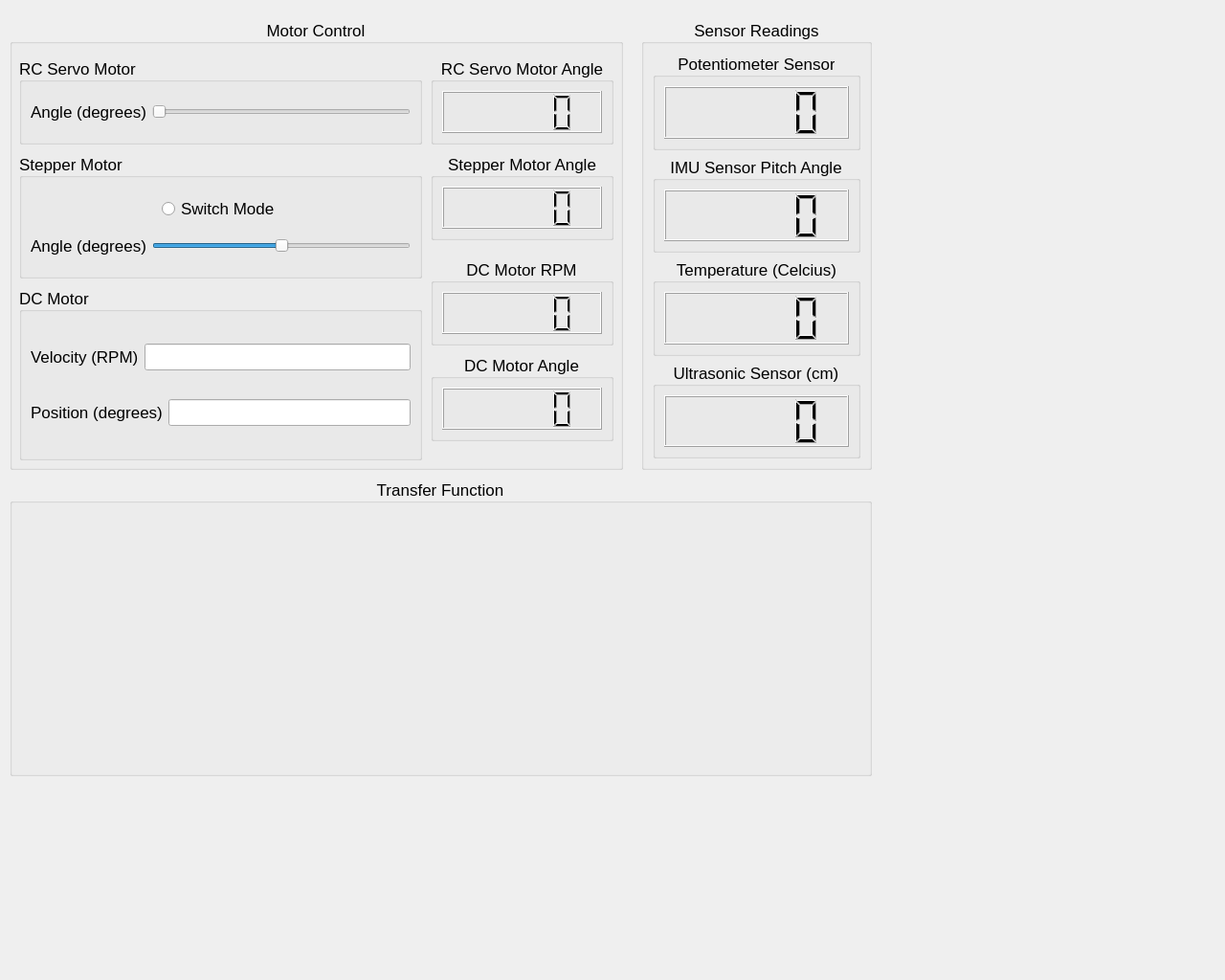
<?xml version="1.0" encoding="UTF-8"?>
<ui version="4.0">
 <class>Dialog</class>
 <widget class="QDialog" name="Dialog">
  <property name="geometry">
   <rect>
    <x>0</x>
    <y>0</y>
    <width>1280</width>
    <height>1024</height>
   </rect>
  </property>
  <property name="windowTitle">
   <string>Dialog</string>
  </property>
  <property name="autoFillBackground">
   <bool>false</bool>
  </property>
  <widget class="QGroupBox" name="groupBox">
   <property name="geometry">
    <rect>
     <x>10</x>
     <y>20</y>
     <width>641</width>
     <height>471</height>
    </rect>
   </property>
   <property name="font">
    <font>
     <pointsize>13</pointsize>
    </font>
   </property>
   <property name="title">
    <string>Motor Control</string>
   </property>
   <property name="alignment">
    <set>Qt::AlignmentFlag::AlignCenter</set>
   </property>
   <widget class="QGroupBox" name="groupBox_2">
    <property name="geometry">
     <rect>
      <x>10</x>
      <y>40</y>
      <width>421</width>
      <height>91</height>
     </rect>
    </property>
    <property name="title">
     <string>RC Servo Motor</string>
    </property>
    <property name="alignment">
     <set>Qt::AlignmentFlag::AlignLeading|Qt::AlignmentFlag::AlignLeft|Qt::AlignmentFlag::AlignVCenter</set>
    </property>
    <layout class="QHBoxLayout" name="horizontalLayout">
     <item>
      <widget class="QLabel" name="label">
       <property name="text">
        <string>Angle (degrees)</string>
       </property>
      </widget>
     </item>
     <item>
      <widget class="QSlider" name="servo_slider">
       <property name="minimum">
        <number>0</number>
       </property>
       <property name="maximum">
        <number>180</number>
       </property>
       <property name="orientation">
        <enum>Qt::Orientation::Horizontal</enum>
       </property>
      </widget>
     </item>
    </layout>
   </widget>
   <widget class="QGroupBox" name="groupBox_4">
    <property name="geometry">
     <rect>
      <x>440</x>
      <y>40</y>
      <width>191</width>
      <height>91</height>
     </rect>
    </property>
    <property name="title">
     <string>RC Servo Motor Angle</string>
    </property>
    <property name="alignment">
     <set>Qt::AlignmentFlag::AlignCenter</set>
    </property>
    <layout class="QHBoxLayout" name="horizontalLayout_3">
     <item>
      <widget class="QLCDNumber" name="servo_angle_state">
       <property name="intValue" stdset="0">
        <number>0</number>
       </property>
      </widget>
     </item>
    </layout>
   </widget>
   <widget class="QGroupBox" name="groupBox_5">
    <property name="geometry">
     <rect>
      <x>440</x>
      <y>140</y>
      <width>191</width>
      <height>91</height>
     </rect>
    </property>
    <property name="title">
     <string>Stepper Motor Angle</string>
    </property>
    <property name="alignment">
     <set>Qt::AlignmentFlag::AlignCenter</set>
    </property>
    <layout class="QHBoxLayout" name="horizontalLayout_4">
     <item>
      <widget class="QLCDNumber" name="stepper_angle_state"/>
     </item>
    </layout>
   </widget>
   <widget class="QGroupBox" name="groupBox_6">
    <property name="geometry">
     <rect>
      <x>10</x>
      <y>280</y>
      <width>421</width>
      <height>181</height>
     </rect>
    </property>
    <property name="title">
     <string>DC Motor</string>
    </property>
    <property name="alignment">
     <set>Qt::AlignmentFlag::AlignLeading|Qt::AlignmentFlag::AlignLeft|Qt::AlignmentFlag::AlignVCenter</set>
    </property>
    <layout class="QVBoxLayout" name="verticalLayout">
     <item>
      <layout class="QHBoxLayout" name="horizontalLayout_10">
       <item>
        <widget class="QLabel" name="label_3">
         <property name="text">
          <string>Velocity (RPM)</string>
         </property>
        </widget>
       </item>
       <item>
        <widget class="QLineEdit" name="dc_vel_textbox"/>
       </item>
      </layout>
     </item>
     <item>
      <layout class="QHBoxLayout" name="horizontalLayout_11">
       <item>
        <widget class="QLabel" name="label_4">
         <property name="text">
          <string>Position (degrees)</string>
         </property>
        </widget>
       </item>
       <item>
        <widget class="QLineEdit" name="dc_angle_textbox"/>
       </item>
      </layout>
     </item>
    </layout>
   </widget>
   <widget class="QGroupBox" name="groupBox_7">
    <property name="geometry">
     <rect>
      <x>440</x>
      <y>250</y>
      <width>191</width>
      <height>91</height>
     </rect>
    </property>
    <property name="title">
     <string>DC Motor RPM</string>
    </property>
    <property name="alignment">
     <set>Qt::AlignmentFlag::AlignCenter</set>
    </property>
    <layout class="QHBoxLayout" name="horizontalLayout_12">
     <item>
      <widget class="QLCDNumber" name="dc_rpm_state"/>
     </item>
    </layout>
   </widget>
   <widget class="QGroupBox" name="groupBox_13">
    <property name="geometry">
     <rect>
      <x>440</x>
      <y>350</y>
      <width>191</width>
      <height>91</height>
     </rect>
    </property>
    <property name="title">
     <string>DC Motor Angle</string>
    </property>
    <property name="alignment">
     <set>Qt::AlignmentFlag::AlignCenter</set>
    </property>
    <layout class="QHBoxLayout" name="horizontalLayout_13">
     <item>
      <widget class="QLCDNumber" name="dc_angle_state"/>
     </item>
    </layout>
   </widget>
   <widget class="QGroupBox" name="groupBox_12">
    <property name="geometry">
     <rect>
      <x>10</x>
      <y>140</y>
      <width>421</width>
      <height>131</height>
     </rect>
    </property>
    <property name="title">
     <string>Stepper Motor</string>
    </property>
    <property name="alignment">
     <set>Qt::AlignmentFlag::AlignLeading|Qt::AlignmentFlag::AlignLeft|Qt::AlignmentFlag::AlignVCenter</set>
    </property>
    <layout class="QVBoxLayout" name="verticalLayout_2">
     <item alignment="Qt::AlignmentFlag::AlignHCenter">
      <widget class="QRadioButton" name="stepper_mode_button">
       <property name="text">
        <string>Switch Mode</string>
       </property>
      </widget>
     </item>
     <item>
      <layout class="QHBoxLayout" name="horizontalLayout_16">
       <item>
        <widget class="QLabel" name="label_2">
         <property name="text">
          <string>Angle (degrees)</string>
         </property>
        </widget>
       </item>
       <item>
        <widget class="QSlider" name="stepper_slider">
         <property name="tabletTracking">
          <bool>false</bool>
         </property>
         <property name="acceptDrops">
          <bool>false</bool>
         </property>
         <property name="autoFillBackground">
          <bool>false</bool>
         </property>
         <property name="minimum">
          <number>-180</number>
         </property>
         <property name="maximum">
          <number>180</number>
         </property>
         <property name="value">
          <number>0</number>
         </property>
         <property name="sliderPosition">
          <number>0</number>
         </property>
         <property name="orientation">
          <enum>Qt::Orientation::Horizontal</enum>
         </property>
        </widget>
       </item>
      </layout>
     </item>
    </layout>
   </widget>
  </widget>
  <widget class="QGroupBox" name="groupBox_14">
   <property name="geometry">
    <rect>
     <x>670</x>
     <y>20</y>
     <width>241</width>
     <height>471</height>
    </rect>
   </property>
   <property name="font">
    <font>
     <pointsize>13</pointsize>
    </font>
   </property>
   <property name="title">
    <string>Sensor Readings</string>
   </property>
   <property name="alignment">
    <set>Qt::AlignmentFlag::AlignCenter</set>
   </property>
   <layout class="QVBoxLayout" name="verticalLayout_3">
    <item>
     <widget class="QGroupBox" name="groupBox_10">
      <property name="title">
       <string>Potentiometer Sensor</string>
      </property>
      <property name="alignment">
       <set>Qt::AlignmentFlag::AlignCenter</set>
      </property>
      <layout class="QHBoxLayout" name="horizontalLayout_7">
       <item>
        <widget class="QLCDNumber" name="potentiometer_sensor_state">
         <property name="intValue" stdset="0">
          <number>0</number>
         </property>
        </widget>
       </item>
      </layout>
     </widget>
    </item>
    <item>
     <widget class="QGroupBox" name="groupBox_11">
      <property name="title">
       <string>IMU Sensor Pitch Angle</string>
      </property>
      <property name="alignment">
       <set>Qt::AlignmentFlag::AlignCenter</set>
      </property>
      <layout class="QHBoxLayout" name="horizontalLayout_8">
       <item>
        <widget class="QLCDNumber" name="IMU_sensor_state">
         <property name="intValue" stdset="0">
          <number>0</number>
         </property>
        </widget>
       </item>
      </layout>
     </widget>
    </item>
    <item>
     <widget class="QGroupBox" name="groupBox_8">
      <property name="title">
       <string>Temperature (Celcius)</string>
      </property>
      <property name="alignment">
       <set>Qt::AlignmentFlag::AlignCenter</set>
      </property>
      <layout class="QHBoxLayout" name="horizontalLayout_5">
       <item>
        <widget class="QLCDNumber" name="temperature_sensor_state">
         <property name="intValue" stdset="0">
          <number>0</number>
         </property>
        </widget>
       </item>
      </layout>
     </widget>
    </item>
    <item>
     <widget class="QGroupBox" name="groupBox_9">
      <property name="title">
       <string>Ultrasonic Sensor (cm)</string>
      </property>
      <property name="alignment">
       <set>Qt::AlignmentFlag::AlignCenter</set>
      </property>
      <layout class="QHBoxLayout" name="horizontalLayout_6">
       <item>
        <widget class="QLCDNumber" name="ultrasonic_sensor_state"/>
       </item>
      </layout>
     </widget>
    </item>
   </layout>
  </widget>
  <widget class="QGroupBox" name="groupBox_22">
   <property name="geometry">
    <rect>
     <x>10</x>
     <y>500</y>
     <width>901</width>
     <height>311</height>
    </rect>
   </property>
   <property name="font">
    <font>
     <pointsize>13</pointsize>
    </font>
   </property>
   <property name="title">
    <string>Transfer Function</string>
   </property>
   <property name="alignment">
    <set>Qt::AlignmentFlag::AlignCenter</set>
   </property>
   <layout class="QVBoxLayout" name="verticalLayout_4">
    <item>
     <widget class="QCustomPlot" name="transferFunctionPlot" native="true"/>
    </item>
   </layout>
  </widget>
 </widget>
 <customwidgets>
  <customwidget>
   <class>QCustomPlot</class>
   <extends>QWidget</extends>
   <header>qcustomplot.h</header>
   <container>1</container>
  </customwidget>
 </customwidgets>
 <resources/>
 <connections/>
</ui>
